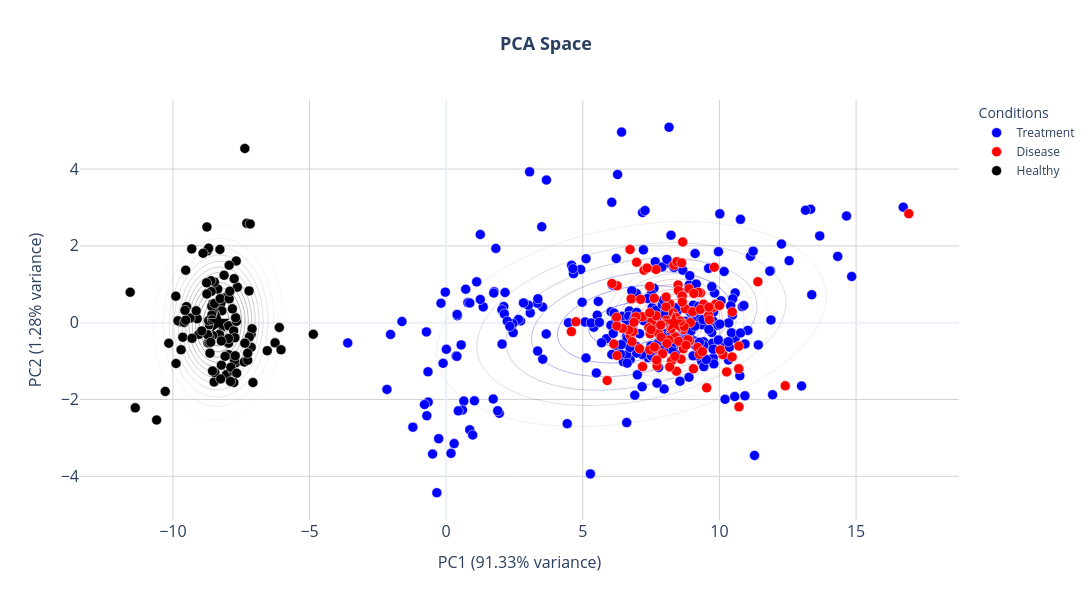
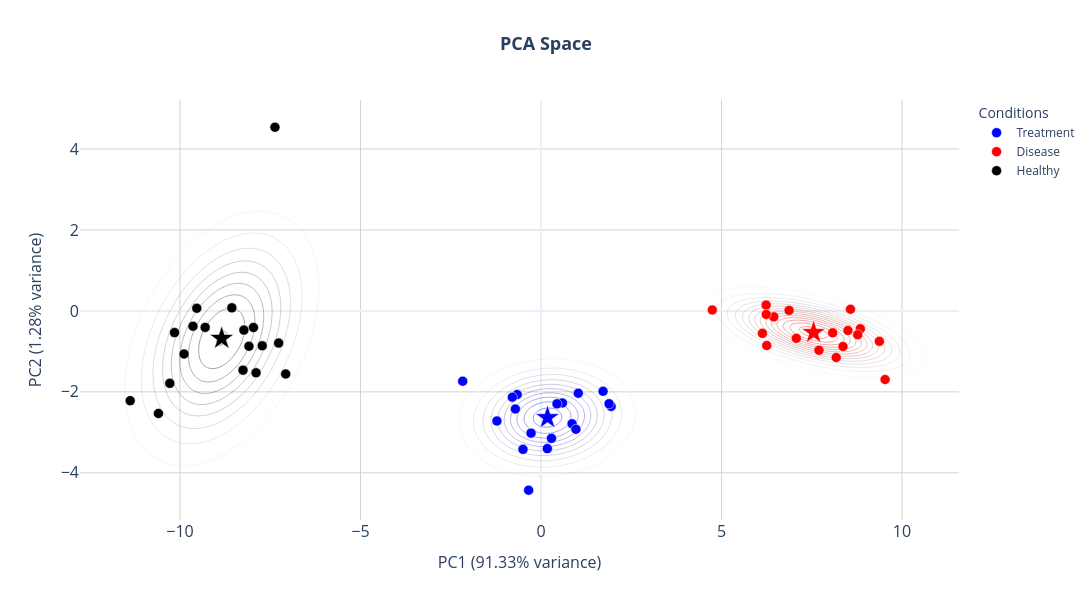

The notebook cell these images were saved under, in order:
### Code cell
print("=" * 60)
print("6. VISUALIZE PC1 AND PC2")
print("=" * 60)

df_pca_all = pd.read_csv(OUTPUT_DIR / "02_pca_profiles.csv")

with open(OUTPUT_DIR / "02_plate_selected_features.json") as f:
    plate_features = json.load(f)

with open(OUTPUT_DIR / "02_pca_models.pkl", "rb") as f:
    pca_models = pickle.load(f)

# Plot all plates (healthy and disease groups should tightly cluster, otherwise batch effects)
df_plot = df_pca_all
model = list(pca_models.values())[0]  # all plates share the same model
plate_id = "all plates"

print(f"\nPlate      : {plate_id}")
print(f"Wells      : {len(df_plot)}")
print(f"Conditions : {df_plot['condition'].value_counts().to_dict()}")
print(f"Features   : {len(plate_features[list(plate_features.keys())[0]])} retained after Cohen's d")

plot_pca(df_plot, model)

# Plot particular plate
plate_id = df_pca_all["plate"].unique()[13]  # change index to inspect different plates
df_plot = df_pca_all[df_pca_all["plate"] == plate_id]
model = pca_models[plate_id]

print(f"\nPlate      : {plate_id}")
print(f"Wells      : {len(df_plot)}")
print(f"Conditions : {df_plot['condition'].value_counts().to_dict()}")
print(f"Features   : {len(plate_features[list(plate_features.keys())[0]])} retained after Cohen's d")

plot_pca(df_plot, model)

### Figure 1 — Plotly figure (JSON) as saved in the notebook; plotly's stock layout.template omitted (floating-point values rounded to 4 significant figures; data arrays with more than 128 entries replaced by an {"elided": "..."} marker saying what was removed)
{"data": [{"colorscale": [[0, "rgba(0,0,0,0)"], [1, "blue"]], "contours": {"coloring": "lines"}, "hoverinfo": "skip", "line": {"width": 1}, "opacity": 0.4, "showscale": false, "type": "contour", "x": [-4.228, -3.779, -3.33, -2.881, -2.432, -1.983, -1.533, -1.084, -0.6349, -0.1857, 0.2634, 0.7126, 1.162, 1.611, 2.06, 2.509, 2.959, 3.408, 3.857, 4.306, 4.755, 5.205, 5.654, 6.103, 6.552, 7.001, 7.451, 7.9, 8.349, 8.798, 9.247, 9.696, 10.15, 10.59, 11.04, 11.49, 11.94, 12.39, 12.84, 13.29, 13.74, 14.19, 14.64, 15.09, 15.54, 15.99, 16.43, 16.88, 17.33, 17.78], "y": [-4.158, -3.99, -3.822, -3.654, -3.486, -3.317, -3.149, -2.981, -2.813, -2.645, -2.476, -2.308, -2.14, -1.972, -1.804, -1.635, -1.467, -1.299, -1.131, -0.9625, -0.7943, -0.6261, -0.4579, -0.2897, -0.1215, 0.04673, 0.2149, 0.3831, 0.5513, 0.7196, 0.8878, 1.056, 1.224, 1.392, 1.561, 1.729, 1.897, 2.065, 2.233, 2.402, 2.57, 2.738, 2.906, 3.074, 3.243, 3.411, 3.579, 3.747, 3.915, 4.084], "z": {"elided": "50x50 float values"}}, {"customdata": {"elided": "288x2 mixed values"}, "hovertemplate": "<b>%{customdata[0]}</b><br>Dose: %{customdata[1]}<br>PC1: %{x:.2f}<br>PC2: %{y:.2f}<extra></extra>", "marker": {"color": "blue", "line": {"color": "white", "width": 0.5}, "size": 10}, "mode": "markers", "name": "Treatment", "type": "scatter", "x": {"elided": "288 float values"}, "y": {"elided": "288 float values"}}, {"hoverinfo": "skip", "marker": {"color": "blue", "line": {"color": "white", "width": 0.5}, "size": 18, "symbol": "star"}, "mode": "markers", "showlegend": false, "type": "scatter", "x": [6.777], "y": [-0.03737]}, {"colorscale": [[0, "rgba(0,0,0,0)"], [1, "red"]], "contours": {"coloring": "lines"}, "hoverinfo": "skip", "line": {"width": 1}, "opacity": 0.4, "showscale": false, "type": "contour", "x": [3.608, 3.8, 3.993, 4.186, 4.378, 4.571, 4.764, 4.956, 5.149, 5.342, 5.534, 5.727, 5.92, 6.112, 6.305, 6.498, 6.69, 6.883, 7.076, 7.268, 7.461, 7.654, 7.846, 8.039, 8.232, 8.424, 8.617, 8.81, 9.002, 9.195, 9.388, 9.58, 9.773, 9.966, 10.16, 10.35, 10.54, 10.74, 10.93, 11.12, 11.31, 11.51, 11.7, 11.89, 12.09, 12.28, 12.47, 12.66, 12.86, 13.05], "y": [-2.671, -2.562, -2.454, -2.345, -2.236, -2.127, -2.019, -1.91, -1.801, -1.692, -1.584, -1.475, -1.366, -1.257, -1.149, -1.04, -0.9311, -0.8224, -0.7136, -0.6049, -0.4961, -0.3874, -0.2787, -0.1699, -0.06116, 0.04759, 0.1563, 0.2651, 0.3738, 0.4826, 0.5913, 0.7001, 0.8088, 0.9176, 1.026, 1.135, 1.244, 1.353, 1.461, 1.57, 1.679, 1.788, 1.896, 2.005, 2.114, 2.223, 2.331, 2.44, 2.549, 2.658], "z": {"elided": "50x50 float values"}}, {"customdata": {"elided": "108x2 mixed values"}, "hovertemplate": "<b>%{customdata[0]}</b><br>Dose: %{customdata[1]}<br>PC1: %{x:.2f}<br>PC2: %{y:.2f}<extra></extra>", "marker": {"color": "red", "line": {"color": "white", "width": 0.5}, "size": 10}, "mode": "markers", "name": "Disease", "type": "scatter", "x": [7.184, 10.13, 8.185, 8.359, 7.464, 7.709, 9.775, 8.933, 8.057, 8.748, 7.678, 6.738, 9.418, 9.604, 7.519, 7.614, 7.765, 8.329, 6.801, 9.307, 8.229, 9.632, 8.668, 6.729, 8.154, 6.942, 8.042, 8.441, 7.445, 10.46, 5.891, 9.017, 8.485, 7.682, 8.887, 10.71, 10.71, 8.586, 8.907, 11.41, 6.255, 10.71, 9.849, 10.0, 9.227, 7.448, 6.767, 8.244, 7.414, 8.306, 8.498, 8.64, 9.812, 10.26, 6.834, 7.68, 8.618, 8.656, 7.24, 12.41, 8.047, 8.425, 7.116, 9.302, 9.612, 6.968, 9.062, 10.47, 7.352, 4.582, 16.93, 7.864, 7.499, 8.704, 6.687, 6.065, 8.64, 7.919, 7.849, 7.717, 7.45, 9.049, 8.413, 8.592, 9.203, 10.03, 9.264, 8.676, 7.617, 7.186, 9.532, 6.254, 4.746, 9.374, 8.573, 6.45, 8.08, 8.366, 8.504, 8.178, 6.237, 6.241, 8.847, 6.134, 8.774, 7.701, 6.873, 7.074], "y": [0.1562, -0.8328, 0.4896, -0.3634, -0.2884, -0.952, 0.3989, 0.0008506, 0.06404, 0.3636, -0.6662, -0.331, 0.4821, 0.1872, 0.03098, 0.6386, -0.2689, 1.495, -0.4952, 0.7754, -0.1594, 0.07497, -0.1789, 1.906, -0.4491, 0.1536, 0.4109, 1.589, 0.9441, -0.8918, -1.506, 0.2851, 0.9805, 0.1789, 0.887, -2.191, -0.6091, -0.5267, -0.4681, 1.067, 0.9617, -1.196, 0.4804, 0.4508, 0.7908, 0.2582, 0.6207, -0.9974, -0.1277, 0.252, 0.8373, 0.6955, 1.445, -1.281, -0.228, 1.384, 1.558, 2.101, 1.366, -1.645, 0.6673, -1.264, 0.608, 0.3466, 0.4053, 1.573, 0.7616, 0.2798, 1.422, -0.2315, 2.838, -0.379, -0.1795, -0.0992, -0.1829, 1.021, 0.5366, -0.8078, -0.06277, -1.124, -0.7086, -1.201, 0.1359, -0.9491, -0.6431, -0.7102, -0.8215, -0.6816, -0.6344, -1.143, -1.695, -0.8555, 0.02283, -0.7522, 0.04032, -0.1473, -0.5415, -0.8794, -0.4852, -1.153, 0.1426, -0.08763, -0.4412, -0.5545, -0.5885, -0.9727, 0.01279, -0.6768]}, {"hoverinfo": "skip", "marker": {"color": "red", "line": {"color": "white", "width": 0.5}, "size": 18, "symbol": "star"}, "mode": "markers", "showlegend": false, "type": "scatter", "x": [8.328], "y": [-0.006782]}, {"colorscale": [[0, "rgba(0,0,0,0)"], [1, "black"]], "contours": {"coloring": "lines"}, "hoverinfo": "skip", "line": {"width": 1}, "opacity": 0.4, "showscale": false, "type": "contour", "x": [-11.42, -11.29, -11.16, -11.04, -10.91, -10.79, -10.66, -10.53, -10.41, -10.28, -10.16, -10.03, -9.903, -9.777, -9.651, -9.525, -9.399, -9.273, -9.147, -9.021, -8.895, -8.769, -8.643, -8.517, -8.391, -8.265, -8.139, -8.013, -7.887, -7.761, -7.635, -7.509, -7.383, -7.257, -7.131, -7.005, -6.879, -6.753, -6.627, -6.501, -6.375, -6.249, -6.123, -5.997, -5.871, -5.745, -5.619, -5.493, -5.367, -5.241], "y": [-3.319, -3.183, -3.047, -2.912, -2.776, -2.64, -2.504, -2.369, -2.233, -2.097, -1.961, -1.826, -1.69, -1.554, -1.418, -1.283, -1.147, -1.011, -0.8755, -0.7398, -0.604, -0.4683, -0.3326, -0.1968, -0.06109, 0.07465, 0.2104, 0.3461, 0.4819, 0.6176, 0.7533, 0.8891, 1.025, 1.161, 1.296, 1.432, 1.568, 1.703, 1.839, 1.975, 2.111, 2.246, 2.382, 2.518, 2.654, 2.789, 2.925, 3.061, 3.197, 3.332], "z": {"elided": "50x50 float values"}}, {"customdata": {"elided": "108x2 mixed values"}, "hovertemplate": "<b>%{customdata[0]}</b><br>Dose: %{customdata[1]}<br>PC1: %{x:.2f}<br>PC2: %{y:.2f}<extra></extra>", "marker": {"color": "black", "line": {"color": "white", "width": 0.5}, "size": 10}, "mode": "markers", "name": "Healthy", "type": "scatter", "x": [-8.224, -8.36, -9.702, -8.298, -7.684, -8.661, -7.707, -8.755, -8.179, -8.484, -8.544, -9.748, -7.136, -7.964, -8.739, -8.422, -8.579, -8.054, -6.548, -8.493, -8.19, -9.894, -8.693, -8.064, -9.816, -9.111, -8.244, -8.479, -6.262, -7.941, -8.465, -8.608, -7.643, -7.296, -8.546, -8.037, -7.746, -7.389, -8.27, -7.974, -7.214, -7.759, -7.775, -7.138, -7.942, -8.575, -7.675, -9.372, -8.657, -7.731, -8.601, -8.758, -7.102, -8.28, -8.69, -9.505, -7.706, -9.148, -6.044, -7.917, -7.789, -7.203, -7.824, -9.311, -8.895, -9.532, -4.863, -7.345, -6.108, -8.128, -8.767, -11.56, -7.88, -7.666, -7.265, -8.55, -8.72, -7.771, -7.963, -9.047, -7.371, -9.59, -8.208, -8.676, -8.73, -9.559, -8.645, -8.945, -7.173, -8.617, -7.892, -10.28, -10.6, -8.089, -10.15, -7.267, -7.965, -9.887, -11.38, -7.368, -9.639, -7.72, -9.302, -9.534, -8.253, -8.229, -8.563, -7.072], "y": [-1.105, 0.8748, -0.7065, -0.3022, 1.607, -0.05618, -1.044, 2.493, -0.03567, 1.056, 0.4892, 0.02376, -0.6412, -0.5321, 1.87, 0.3534, 0.4254, 0.6714, -0.7299, -1.544, -0.07995, 0.69, 1.94, 0.6425, 0.04949, 0.1027, 0.5035, 0.4991, -0.5252, 1.497, -1.305, 1.093, 0.9254, 2.587, -0.3342, -1.35, -0.979, -1.023, 0.6266, -0.07957, 0.8278, 1.146, -0.2128, -0.3036, 0.6207, 0.1976, 0.03654, 0.1199, -0.3924, -0.3911, 0.8114, 0.748, -0.1574, 1.907, 0.05414, 0.4185, 0.1311, 0.3082, -0.7056, 0.8169, -1.258, -0.3736, 0.3609, 1.922, 1.808, 1.364, -0.3024, -0.5302, -0.1255, 1.234, 1.038, 0.7934, -1.16, -1.316, -0.9774, -1.256, -0.5268, -1.557, -0.8317, -0.3032, -0.5336, 0.008394, 0.3119, -0.5249, -0.3109, 0.3201, -0.7931, -0.2135, 2.571, -0.5084, -1.53, -1.79, -2.535, -0.8749, -0.5358, -0.7954, -0.4109, -1.064, -2.217, 4.536, -0.3793, -0.8625, -0.4073, 0.06385, -1.463, -0.4742, 0.07482, -1.559]}, {"hoverinfo": "skip", "marker": {"color": "black", "line": {"color": "white", "width": 0.5}, "size": 18, "symbol": "star"}, "mode": "markers", "showlegend": false, "type": "scatter", "x": [-8.328], "y": [0.006782]}], "layout": {"height": 600, "legend": {"title": {"text": "Conditions"}}, "title": {"font": {"size": 18}, "text": "<b>PCA Space</b>", "x": 0.5, "xanchor": "center"}, "width": 1200, "xaxis": {"gridcolor": "lightgray", "showgrid": true, "tickfont": {"size": 16}, "title": {"font": {"size": 16}, "text": "PC1 (91.33% variance)"}}, "yaxis": {"gridcolor": "lightgray", "showgrid": true, "tickfont": {"size": 16}, "title": {"font": {"size": 16}, "text": "PC2 (1.28% variance)"}}}}

### Figure 2 — Plotly figure (JSON) as saved in the notebook; plotly's stock layout.template omitted (floating-point values rounded to 4 significant figures; data arrays with more than 128 entries replaced by an {"elided": "..."} marker saying what was removed)
{"data": [{"colorscale": [[0, "rgba(0,0,0,0)"], [1, "blue"]], "contours": {"coloring": "lines"}, "hoverinfo": "skip", "line": {"width": 1}, "opacity": 0.4, "showscale": false, "type": "contour", "x": [-3.178, -3.041, -2.904, -2.767, -2.63, -2.493, -2.356, -2.219, -2.081, -1.944, -1.807, -1.67, -1.533, -1.396, -1.259, -1.122, -0.9846, -0.8475, -0.7104, -0.5733, -0.4362, -0.2991, -0.162, -0.02488, 0.1122, 0.2493, 0.3864, 0.5235, 0.6607, 0.7978, 0.9349, 1.072, 1.209, 1.346, 1.483, 1.62, 1.758, 1.895, 2.032, 2.169, 2.306, 2.443, 2.58, 2.717, 2.854, 2.991, 3.129, 3.266, 3.403, 3.54], "y": [-4.641, -4.559, -4.477, -4.395, -4.314, -4.232, -4.15, -4.068, -3.986, -3.904, -3.823, -3.741, -3.659, -3.577, -3.495, -3.413, -3.332, -3.25, -3.168, -3.086, -3.004, -2.923, -2.841, -2.759, -2.677, -2.595, -2.513, -2.432, -2.35, -2.268, -2.186, -2.104, -2.022, -1.941, -1.859, -1.777, -1.695, -1.613, -1.531, -1.45, -1.368, -1.286, -1.204, -1.122, -1.04, -0.9586, -0.8768, -0.795, -0.7131, -0.6313], "z": {"elided": "50x50 float values"}}, {"customdata": [["Forskolin", 16], ["Forskolin", 16], ["Forskolin", 16], ["Forskolin", 16], ["Forskolin", 16], ["Forskolin", 16], ["Forskolin", 16], ["Forskolin", 16], ["Forskolin", 16], ["Forskolin", 16], ["Forskolin", 16], ["Forskolin", 16], ["Forskolin", 16], ["Forskolin", 16], ["Forskolin", 16], ["Forskolin", 16], ["Forskolin", 16], ["Forskolin", 16]], "hovertemplate": "<b>%{customdata[0]}</b><br>Dose: %{customdata[1]}<br>PC1: %{x:.2f}<br>PC2: %{y:.2f}<extra></extra>", "marker": {"color": "blue", "line": {"color": "white", "width": 0.5}, "size": 10}, "mode": "markers", "name": "Treatment", "type": "scatter", "x": [0.1762, -0.6594, -0.4979, -0.3419, 1.943, -0.7937, 0.2907, 0.5948, 0.8616, -1.22, 0.4437, 0.9684, -0.2746, 1.886, 1.033, -0.709, 1.72, -2.168], "y": [-3.402, -2.066, -3.42, -4.428, -2.359, -2.132, -3.148, -2.275, -2.789, -2.72, -2.296, -2.924, -3.019, -2.293, -2.034, -2.423, -1.987, -1.737]}, {"hoverinfo": "skip", "marker": {"color": "blue", "line": {"color": "white", "width": 0.5}, "size": 18, "symbol": "star"}, "mode": "markers", "showlegend": false, "type": "scatter", "x": [0.1808], "y": [-2.636]}, {"colorscale": [[0, "rgba(0,0,0,0)"], [1, "red"]], "contours": {"coloring": "lines"}, "hoverinfo": "skip", "line": {"width": 1}, "opacity": 0.4, "showscale": false, "type": "contour", "x": [3.525, 3.689, 3.854, 4.018, 4.182, 4.347, 4.511, 4.675, 4.84, 5.004, 5.169, 5.333, 5.497, 5.662, 5.826, 5.99, 6.155, 6.319, 6.484, 6.648, 6.812, 6.977, 7.141, 7.306, 7.47, 7.634, 7.799, 7.963, 8.127, 8.292, 8.456, 8.621, 8.785, 8.949, 9.114, 9.278, 9.442, 9.607, 9.771, 9.936, 10.1, 10.26, 10.43, 10.59, 10.76, 10.92, 11.09, 11.25, 11.42, 11.58], "y": [-1.985, -1.925, -1.866, -1.807, -1.748, -1.689, -1.629, -1.57, -1.511, -1.452, -1.393, -1.333, -1.274, -1.215, -1.156, -1.096, -1.037, -0.9781, -0.9189, -0.8597, -0.8004, -0.7412, -0.682, -0.6228, -0.5636, -0.5044, -0.4452, -0.386, -0.3268, -0.2676, -0.2083, -0.1491, -0.08993, -0.03072, 0.02849, 0.0877, 0.1469, 0.2061, 0.2653, 0.3245, 0.3838, 0.443, 0.5022, 0.5614, 0.6206, 0.6798, 0.739, 0.7982, 0.8574, 0.9166], "z": {"elided": "50x50 float values"}}, {"customdata": [["NEG CTRL", 0], ["NEG CTRL", 0], ["NEG CTRL", 0], ["NEG CTRL", 0], ["NEG CTRL", 0], ["NEG CTRL", 0], ["NEG CTRL", 0], ["NEG CTRL", 0], ["NEG CTRL", 0], ["NEG CTRL", 0], ["NEG CTRL", 0], ["NEG CTRL", 0], ["NEG CTRL", 0], ["NEG CTRL", 0], ["NEG CTRL", 0], ["NEG CTRL", 0], ["NEG CTRL", 0], ["NEG CTRL", 0]], "hovertemplate": "<b>%{customdata[0]}</b><br>Dose: %{customdata[1]}<br>PC1: %{x:.2f}<br>PC2: %{y:.2f}<extra></extra>", "marker": {"color": "red", "line": {"color": "white", "width": 0.5}, "size": 10}, "mode": "markers", "name": "Disease", "type": "scatter", "x": [9.532, 6.254, 4.746, 9.374, 8.573, 6.45, 8.08, 8.366, 8.504, 8.178, 6.237, 6.241, 8.847, 6.134, 8.774, 7.701, 6.873, 7.074], "y": [-1.695, -0.8555, 0.02283, -0.7522, 0.04032, -0.1473, -0.5415, -0.8794, -0.4852, -1.153, 0.1426, -0.08763, -0.4412, -0.5545, -0.5885, -0.9727, 0.01279, -0.6768]}, {"hoverinfo": "skip", "marker": {"color": "red", "line": {"color": "white", "width": 0.5}, "size": 18, "symbol": "star"}, "mode": "markers", "showlegend": false, "type": "scatter", "x": [7.552], "y": [-0.534]}, {"colorscale": [[0, "rgba(0,0,0,0)"], [1, "black"]], "contours": {"coloring": "lines"}, "hoverinfo": "skip", "line": {"width": 1}, "opacity": 0.4, "showscale": false, "type": "contour", "x": [-12.68, -12.52, -12.37, -12.21, -12.05, -11.9, -11.74, -11.58, -11.43, -11.27, -11.11, -10.96, -10.8, -10.64, -10.49, -10.33, -10.17, -10.02, -9.861, -9.705, -9.548, -9.392, -9.235, -9.078, -8.922, -8.765, -8.609, -8.452, -8.296, -8.139, -7.983, -7.826, -7.669, -7.513, -7.356, -7.2, -7.043, -6.887, -6.73, -6.573, -6.417, -6.26, -6.104, -5.947, -5.791, -5.634, -5.478, -5.321, -5.164, -5.008], "y": [-5.165, -4.982, -4.798, -4.615, -4.432, -4.249, -4.066, -3.883, -3.7, -3.517, -3.334, -3.151, -2.968, -2.785, -2.601, -2.418, -2.235, -2.052, -1.869, -1.686, -1.503, -1.32, -1.137, -0.9537, -0.7706, -0.5876, -0.4045, -0.2214, -0.0383, 0.1448, 0.3279, 0.5109, 0.694, 0.8771, 1.06, 1.243, 1.426, 1.609, 1.793, 1.976, 2.159, 2.342, 2.525, 2.708, 2.891, 3.074, 3.257, 3.44, 3.623, 3.806], "z": {"elided": "50x50 float values"}}, {"customdata": [["NEG CTRL", 0], ["NEG CTRL", 0], ["NEG CTRL", 0], ["NEG CTRL", 0], ["NEG CTRL", 0], ["NEG CTRL", 0], ["NEG CTRL", 0], ["NEG CTRL", 0], ["NEG CTRL", 0], ["NEG CTRL", 0], ["NEG CTRL", 0], ["NEG CTRL", 0], ["NEG CTRL", 0], ["NEG CTRL", 0], ["NEG CTRL", 0], ["NEG CTRL", 0], ["NEG CTRL", 0], ["NEG CTRL", 0]], "hovertemplate": "<b>%{customdata[0]}</b><br>Dose: %{customdata[1]}<br>PC1: %{x:.2f}<br>PC2: %{y:.2f}<extra></extra>", "marker": {"color": "black", "line": {"color": "white", "width": 0.5}, "size": 10}, "mode": "markers", "name": "Healthy", "type": "scatter", "x": [-7.892, -10.28, -10.6, -8.089, -10.15, -7.267, -7.965, -9.887, -11.38, -7.368, -9.639, -7.72, -9.302, -9.534, -8.253, -8.229, -8.563, -7.072], "y": [-1.53, -1.79, -2.535, -0.8749, -0.5358, -0.7954, -0.4109, -1.064, -2.217, 4.536, -0.3793, -0.8625, -0.4073, 0.06385, -1.463, -0.4742, 0.07482, -1.559]}, {"hoverinfo": "skip", "marker": {"color": "black", "line": {"color": "white", "width": 0.5}, "size": 18, "symbol": "star"}, "mode": "markers", "showlegend": false, "type": "scatter", "x": [-8.844], "y": [-0.6791]}], "layout": {"height": 600, "legend": {"title": {"text": "Conditions"}}, "title": {"font": {"size": 18}, "text": "<b>PCA Space</b>", "x": 0.5, "xanchor": "center"}, "width": 1200, "xaxis": {"gridcolor": "lightgray", "showgrid": true, "tickfont": {"size": 16}, "title": {"font": {"size": 16}, "text": "PC1 (91.33% variance)"}}, "yaxis": {"gridcolor": "lightgray", "showgrid": true, "tickfont": {"size": 16}, "title": {"font": {"size": 16}, "text": "PC2 (1.28% variance)"}}}}
